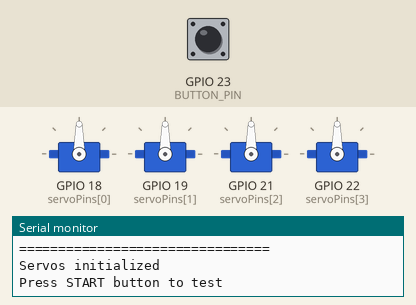
Simulated run of this program. Board: ESP32. On the bench: 4 × servo, the last lines printed to the serial monitor. The inputs (shaded band) are chosen by the test bench; at power-on: GPIO 23 (BUTTON_PIN) HIGH.

Above: at 1.2 s.
1.3 s: GPIO 23 (BUTTON_PIN) pulled LOW for 0.15 s
At 2.9 s:
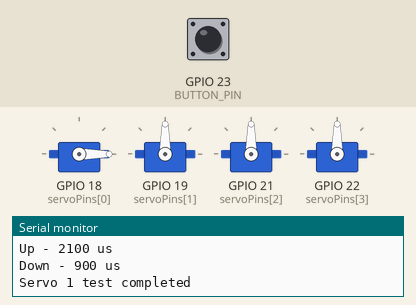
At 4.8 s:
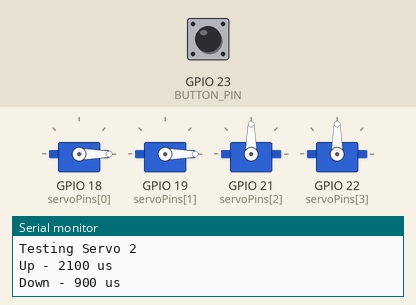
Timing chart, 0 to 10.9 s (numbered marks = the images above; inputs shaded):
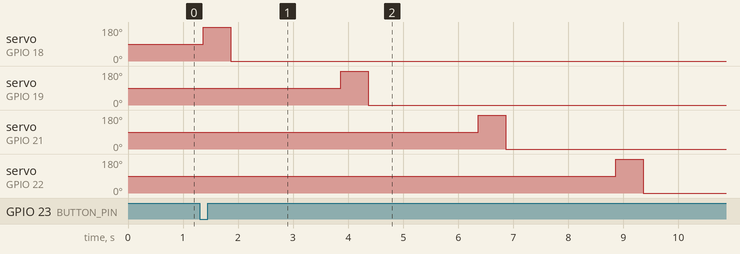

The program:

main.cpp
```cpp
#include <Arduino.h>
#include <ESP32Servo.h>

// =====================================
// PIN CONFIGURATION
// =====================================

const uint8_t servoPins[4] = {
    18, 19, 21, 22};

const uint8_t BUTTON_PIN = 23;

// =====================================
// SERVO CONFIGURATION
// =====================================

Servo servos[4];

const uint16_t MIN_PULSE = 900;  // Down
const uint16_t MAX_PULSE = 2100; // Up

// =====================================
// TEST CONFIGURATION
// =====================================

const uint16_t STEP_DELAY = 500;
const uint16_t SERVO_DELAY = 1000;

// =====================================
// BUTTON DEBOUNCE CONFIGURATION
// =====================================

const uint16_t DEBOUNCE_DELAY = 50;

uint8_t lastButtonState = HIGH;
uint8_t stableButtonState = HIGH;

uint32_t lastDebounceTime = 0;

// =====================================
// BUTTON HANDLING
// =====================================

bool isButtonPressed()
{

  uint8_t buttonState = digitalRead(BUTTON_PIN);

  if (buttonState != lastButtonState)
  {
    lastDebounceTime = millis();
    lastButtonState = buttonState;
  }

  if ((millis() - lastDebounceTime) >= DEBOUNCE_DELAY)
  {

    if (buttonState != stableButtonState)
    {

      stableButtonState = buttonState;

      if (stableButtonState == LOW)
      {
        return true;
      }
    }
  }

  return false;
}

// =====================================
// SERVO MOVEMENT
// =====================================

void moveServo(uint8_t index, uint16_t pulse)
{

  servos[index].writeMicroseconds(pulse);

  Serial.print("Servo ");
  Serial.print(index + 1);
  Serial.print(" -> ");
  Serial.print(pulse);
  Serial.println(" us");

  delay(STEP_DELAY);
}

void initServos()
{

  for (uint8_t i = 0; i < 4; i++)
  {
    servos[i].attach(servoPins[i], MIN_PULSE, MAX_PULSE);
    Serial.print("Servo ");
    Serial.print(i + 1);
    Serial.print(" attached to pin ");
    Serial.println(servoPins[i]);
  }
}

// =====================================
// SINGLE SERVO TEST
// =====================================

void testServo(uint8_t index)
{
  Serial.println();
  Serial.print("Testing Servo ");
  Serial.println(index + 1);

  // Открыть (Up)
  servos[index].writeMicroseconds(2100);
  Serial.println("Up - 2100 us");
  delay(STEP_DELAY);

  // Закрыть (Down)
  servos[index].writeMicroseconds(900);
  Serial.println("Down - 900 us");
  delay(STEP_DELAY);

  servos[index].detach();
  delay(STEP_DELAY);

  Serial.print("Servo ");
  Serial.print(index + 1);
  Serial.println(" test completed");

  delay(SERVO_DELAY);
}

// =====================================
// FULL SERVO TEST
// =====================================

void runServoTest()
{

  initServos();

  Serial.println();
  Serial.println("================================");
  Serial.println("       SERVO TEST STARTED");
  Serial.println("================================");

  for (uint8_t i = 0; i < 4; i++)
  {
    testServo(i);
  }

  Serial.println();
  Serial.println("================================");
  Serial.println("       SERVO TEST FINISHED");
  Serial.println("================================");
}

// =====================================
// SETUP
// =====================================

void setup()
{

  Serial.begin(115200);

  pinMode(BUTTON_PIN, INPUT_PULLUP);

  // ESP32 PWM timers
  ESP32PWM::allocateTimer(0);
  ESP32PWM::allocateTimer(1);
  ESP32PWM::allocateTimer(2);
  ESP32PWM::allocateTimer(3);

  initServos();

  Serial.println();
  Serial.println("================================");
  Serial.println("        ESP32 SERVO TESTER");
  Serial.println("================================");
  Serial.println("Servos initialized");
  Serial.println("Press START button to test");
}

// =====================================
// MAIN LOOP
// =====================================

void loop()
{

  if (isButtonPressed())
  {
    runServoTest();
  }
}
```

Measured:
- after the input at 1.3 s, servo on GPIO 18 (servoPins[0]): 90° → 180° after 0.07 s, → 0° 0.50 s later; servo on GPIO 19 (servoPins[1]): 90° → 180° after 2.6 s, → 0° 0.50 s later; servo on GPIO 21 (servoPins[2]): 90° → 180° after 5.1 s, → 0° 0.50 s later; servo on GPIO 22 (servoPins[3]): 90° → 180° after 7.6 s, → 0° 0.50 s later
